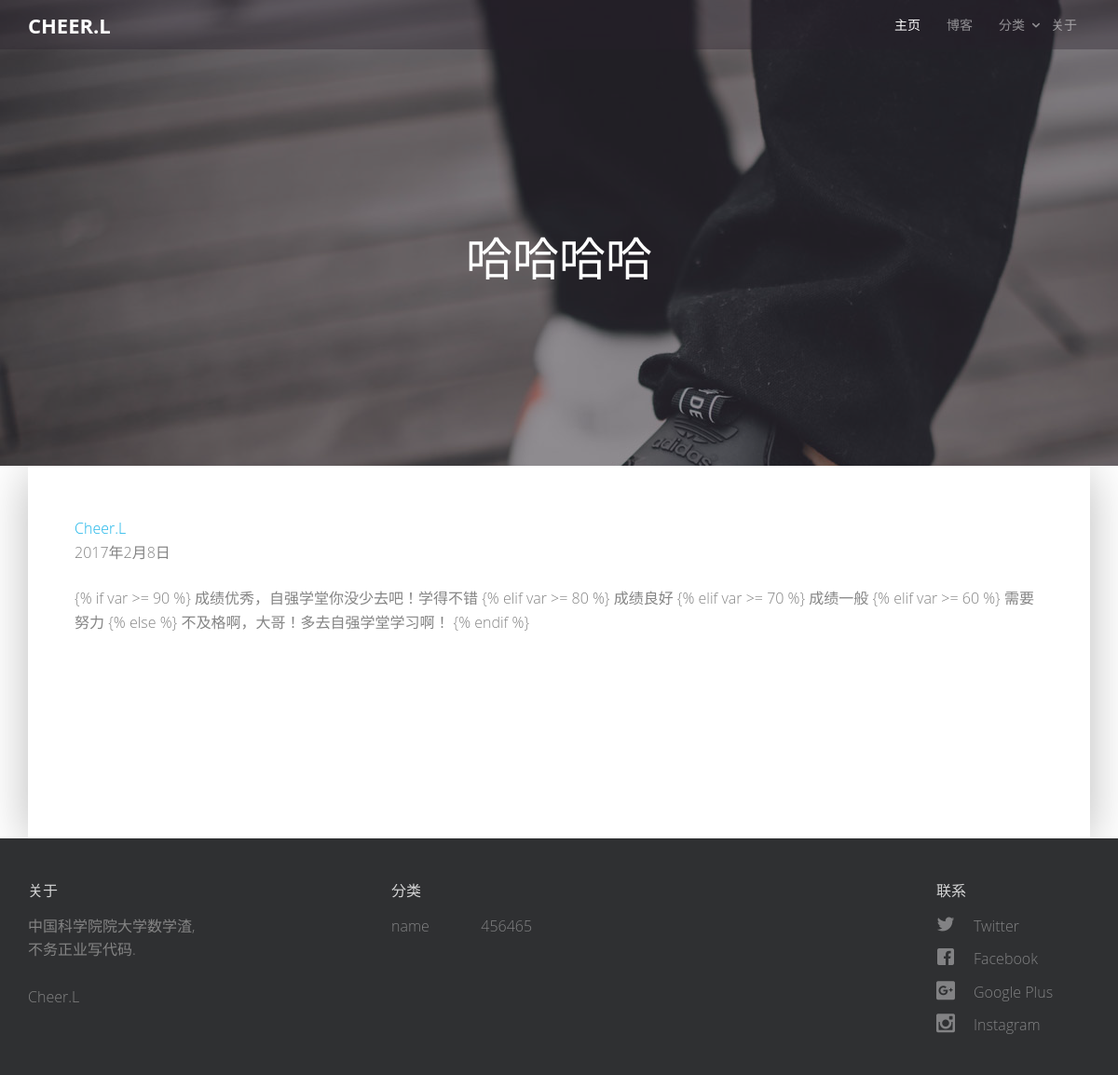
/blog/art/2017/02/08/哈哈哈哈, run on the app's committed database.
### blog/models.py (models this page shows, shortened)
class Blogs(models.Model):
    title = models.CharField(max_length=150)
    body = models.TextField()
    date = models.DateField()
    category = models.CharField(max_length=10)

class Categorys(models.Model):
    name = models.CharField(max_length=10)
    count = models.IntegerField()

### blog/views.py (the view)
# urls.py: url(r'^art/(\d+)/(\d+)/(\d+)/(.*?)$', views.blog_read),
def blog_read(request, year, month, day, title):
    date = '-'.join([str(year), str(month), str(day)])
    blog = Blogs.objects.get(date=date, title=title)
    result = {
        'title':blog.title,
        'body':blog.body,
        'writer':'Cheer.L',
        'date':blog.date,
        'pic':'images/cover_bg_2.jpg'
    }
    get_category(result)
    return render(request, 'blog/view.html', result)

### blog/views.py (called while the page is built)
def get_category(result):
    result['category_list'] = [category.name for category in Categorys.objects.all()[:10]]

### templates/blog/view.html (shortened to what this page needs)
{% extends 'blog/base.html' %}
{% load static staticfiles%}
{% block content %}
    <div class="blog-jpg">
        <div class="blog-overlay"></div>
        <div class="blog-cover" data-stellar-background-ratio="0.5" style="background-image: url({% static pic %});">
            <div class="blog-title">
                <h2>{{title}}</h2>
            </div>
        </div>
    </div>
    <div class="container">
        <div id="main-content">
            <article>
                <div class="art-content">
                    <div class="info"><a href="">{{writer}}</a><p>{{date|date:"Y年n月j日"}}</p></div>
                    {{body}}
                </div>
            </article>
        </div>
    </div>
{% endblock %}

### templates/blog/base.html (shortened to what this page needs)
{% load static staticfiles %}
<!DOCTYPE html>
 <html class="no-js">
	<head>
	<link rel="stylesheet" href="{% static "css/animate.css" %}">
	<link rel="stylesheet" href="{% static "css/icomoon.css" %}">
	<link rel="stylesheet" href="{% static "css/bootstrap.css" %}">
	<link rel="stylesheet" href="{% static "css/magnific-popup.css" %}">
	<link rel="stylesheet" href="{% static "css/superfish.css" %}">
	<link rel="stylesheet" href="{% static "css/style.css" %}">
	</head>
	<body>
		<div id="fh5co-header">
			<header id="fh5co-header-section">
                <div class="fh5co-overlay-bar"></div>
				<div class="container">
					<div class="nav-header">
						<h1 id="fh5co-logo"><a href="/blog">Cheer.L</a></h1>
						<nav id="fh5co-menu-wrap" role="navigation">
							<ul class="sf-menu" id="fh5co-primary-menu">
								<li class="active"><a href="/blog">主页</a></li>
								<li><a href="#">博客</a></li>
                                <li><a href="#" class="fh5co-sub-ddown">分类</a>
								</li>
								<li><a href="#">关于</a></li>
							</ul>
						</nav>
					</div>
				</div>
			</header>
		</div>
        {% block content %}{% endblock %}
        <footer>
			<div id="footer">
				<div class="container">
					<div class="row">
						<div class="col-md-3 col-sm-12 col-sm-push-0 col-xs-12 col-xs-push-0">
							<h3>关于</h3>
							<p>
                                中国科学院院大学数学渣,<br>
                                不务正业写代码.<br>
                                <br>
                                Cheer.L
                            </p>
						</div>
						<div class="col-md-6 col-md-push-1 col-sm-12 col-sm-push-0 col-xs-12 col-xs-push-0">
							<h3>分类</h3>
								<ul class="float">
									{% for category in category_list %}
									{% if forloop.counter is 1 or forloop.counter is 3 or forloop.counter is 5 or forloop.counter is 7 or forloop.counter is 9 %}
									<li><a href="#">{{category}}</a></li>
									{% endif %}
									{% endfor %}
								</ul>
								<ul class="float">
									{% for category in category_list %}
									{% if forloop.counter is 2 or forloop.counter is 4 or forloop.counter is 6 or forloop.counter is 8 or forloop.counter is 10 %}
									<li><a href="#">{{category}}</a></li>
									{% endif %}
									{% endfor %}
								</ul>
						</div>
						<div class="col-md-2 col-md-push-1 col-sm-12 col-sm-push-0 col-xs-12 col-xs-push-0">
							<h3>联系</h3>
							<ul class="fh5co-social">
								<li><a href="#"><i class="icon-twitter2"></i> Twitter</a></li>
								<li><a href="#"><i class="icon-facebook2"></i> Facebook</a></li>
								<li><a href="#"><i class="icon-google-plus2"></i> Google Plus</a></li>
								<li><a href="#"><i class="icon-instagram2"></i> Instagram</a></li>
							</ul>
						</div>
					</div>
				</div>
			</div>
		</footer>
	</body>
</html>

### blog/static/css/icomoon.css (style rules this page uses)
[class^="icon-"], [class*=" icon-"] { font-family: 'icomoon' !important; speak: none; font-style: normal; font-weight: normal; font-variant: normal; text-transform: none; line-height: 1; -webkit-font-smoothing: antialiased; -moz-osx-font-smoothing: grayscale; }
.icon-facebook2:before { content: "\ea68"; }
.icon-twitter2:before { content: "\ea7d"; }
.icon-google-plus2:before { content: "\ec49"; }
.icon-instagram2:before { content: "\ec4f"; }

### blog/static/css/superfish.css (style rules this page uses)
.sf-menu, .sf-menu * { margin: 0; padding: 0; list-style: none; }
.sf-menu li { position: relative; }
.sf-menu > li { float: left; }
.sf-menu a { display: block; position: relative; }
.sf-menu { float: left; margin-bottom: 1em; }
.sf-menu a { border-left: 1px solid #fff; border-top: 1px solid #dFeEFF; border-top: 1px solid rgba(255,255,255,.5); padding: .75em 1em; text-decoration: none; zoom: 1; }
.sf-menu a { color: #13a; }
.sf-menu li { background: #BDD2FF; white-space: nowrap; *white-space: normal; -webkit-transition: background .2s; transition: background .2s; }
.sf-arrows .sf-with-ul { padding-right: 2.5em; *padding-right: 1em; }
.sf-arrows .sf-with-ul:after { content: ''; position: absolute; top: 50%; right: 1em; margin-top: -3px; height: 0; width: 0; border: 5px solid transparent; border-top-color: #dFeEFF; border-top-color: rgba(255,255,255,.5); }

### data on the page
Blogs: title "哈哈哈哈", date "2017年2月8日", body "{% if var >= 90 %} 成绩优秀，自强学堂你没少去吧！学得不错 {% elif var >= 80 %} 成绩良好 {% elif var >= 70 %} 成绩一般 {% elif var >= 60 %} 需要努力 {% else %} 不及格啊，大哥！多去自强学堂学习啊！ {% endif %}"
Categorys: category_list "name"
Categorys: category_list "456465"

### other printed values
{{ writer }} "Cheer.L"
